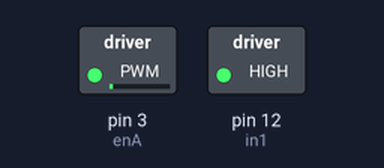
A sketch run on a simulated Arduino Uno, built with avr-gcc and run on an emulated ATmega328P. Parts: switched loads named in the sketch (green lamp = pin HIGH).

Above: at 0.05 s.
At 2.3 s:
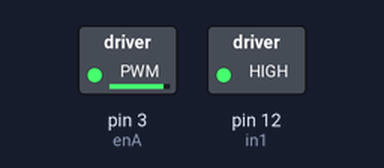
At 4.6 s:
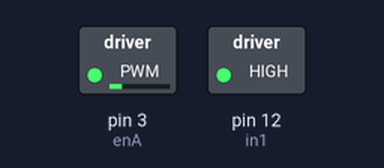
At 10.2 s:
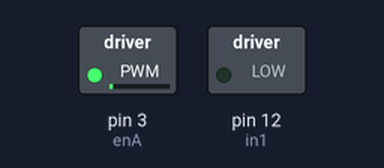
Timing chart, 0 to 13.3 s (numbered marks = the images above):
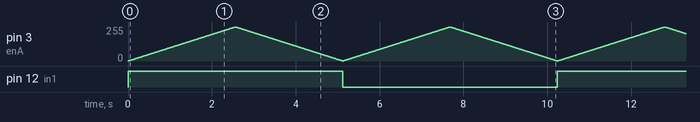

The sketch:

slowUpDown.ino
```cpp
int enA = 3;
int in1 = 12;

void setup() {
  // set all the motor control pins to outputs
  pinMode(enA, OUTPUT);
  pinMode(in1, OUTPUT);
}

void loop() {
  slowRunStop();
}

//천천히 속도가 올라갔다가 내려가는 것을 반복
void slowRunStop() {
  for(int i = 0; i < 256; i++) {
    digitalWrite(in1, HIGH);
    analogWrite(enA, i);
    delay(10);
  }

  for(int i = 255; i > 0; i--) {
    digitalWrite(in1, HIGH);
    analogWrite(enA, i);
    delay(10);
  }
  for(int i = 0; i < 256; i++) {
    digitalWrite(in1, LOW);
    analogWrite(enA, i);
    delay(10);
  }
  for(int i = 255; i > 0; i--) {
    digitalWrite(in1, LOW);
    analogWrite(enA, i);
    delay(10);
  }
}
```

Measured:
- by itself, pin 12 (in1): alternates HIGH for 5.1 s and LOW for 5.1 s
